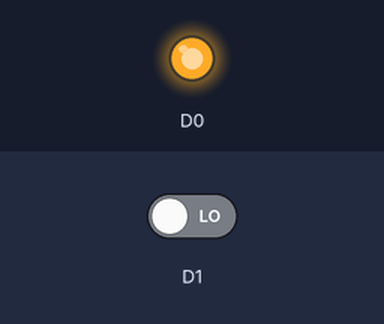
The sketch below on a simulated ESP8266 (NodeMCU). Shown: output pins drawn as LEDs (lit = HIGH). Inputs (shaded band) come from the test bench; at power-on: D1 LOW.

Above: at 1.2 s.
1.3 s: D1 driven HIGH
At 1.6 s:
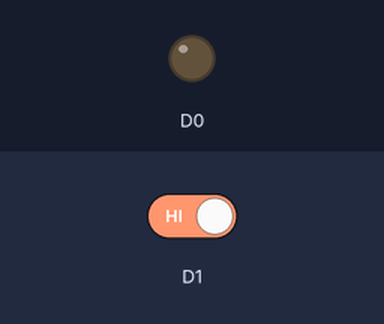
2.8 s: D1 driven LOW
At 3.9 s:
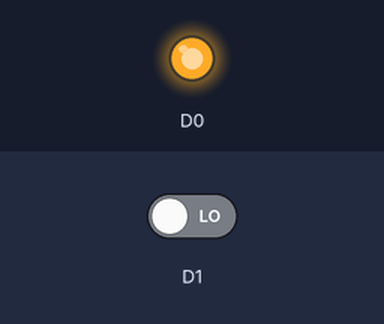
Timing chart, 0 to 5.8 s (numbered marks = the images above; inputs shaded):
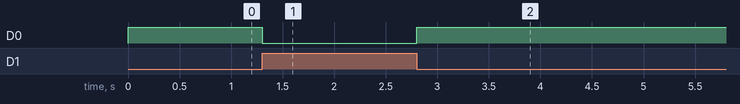

Measured:
- after the input at 1.3 s, D0: HIGH → LOW at once
- after the input at 2.8 s, D0: LOW → HIGH at once

The sketch:

lab_1_2.ino
```cpp
void setup() {
  pinMode (D0, OUTPUT); // светодиод
  pinMode (D1, INPUT); //кнопка
}

void loop() {
  digitalWrite (D0, !digitalRead (D1));
}
```
